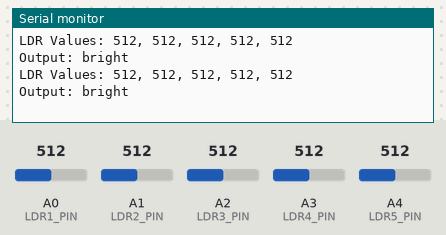
Recording of a sketch running on a simulated Arduino Uno, built with avr-gcc and run on an emulated ATmega328P. Shown: the last lines printed to the serial monitor. Inputs (shaded band) come from the test bench; at power-on: A0 (LDR1_PIN) = 512, A1 (LDR2_PIN) = 512, A2 (LDR3_PIN) = 512, A3 (LDR4_PIN) = 512, A4 (LDR5_PIN) = 512.

Above: at 1.8 s.
1.9 s: A0 (LDR1_PIN) set to 314
At 2.6 s:
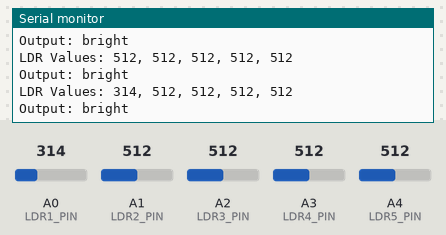
3.4 s: A0 (LDR1_PIN) set to 283
At 4.8 s:
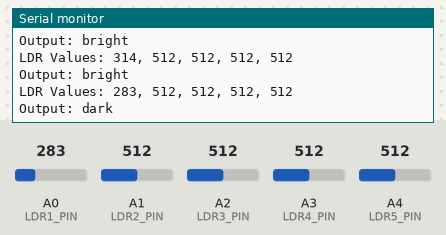
Timing chart, 0 to 6.4 s (numbered marks = the images above; inputs shaded):
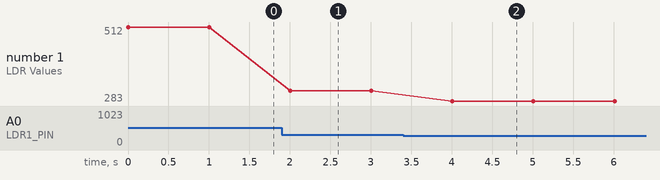

The sketch:

Simple_Fuzzy_Logic_Light_Sensing_Program.ino
```cpp
// LDR Pin Definitions
const int LDR1_PIN = A0;
const int LDR2_PIN = A1;
const int LDR3_PIN = A2;
const int LDR4_PIN = A3;
const int LDR5_PIN = A4;

// Membership Function Definitions
float darkMembership(float value) {
  if (value <= 300) {
    return 1.0;
  } else if (value > 300 && value < 500) {
    return (500 - value) / 200;
  } else {
    return 0.0;
  }
}

float brightMembership(float value) {
  if (value >= 200) {
    return 1.0;
  } else if (value > 0 && value < 200) {
    return value / 200;
  } else {
    return 0.0;
  }
}

// Fuzzy Rule Definition
bool isDark(float ldr1, float ldr2, float ldr3, float ldr4, float ldr5) {
  return (ldr1 <= 300 || ldr2 <= 300 || ldr3 <= 300 || ldr4 <= 300 || ldr5 <= 300);
}

void setup() {
  // Initialize Serial Communication
  Serial.begin(9600);
}

void loop() {
  // Read the sensor values
  int ldr1Value = analogRead(LDR1_PIN);
  int ldr2Value = analogRead(LDR2_PIN);
  int ldr3Value = analogRead(LDR3_PIN);
  int ldr4Value = analogRead(LDR4_PIN);
  int ldr5Value = analogRead(LDR5_PIN);

  // Calculate the membership values
  float ldr1Dark = darkMembership(ldr1Value);
  float ldr2Dark = darkMembership(ldr2Value);
  float ldr3Dark = darkMembership(ldr3Value);
  float ldr4Dark = darkMembership(ldr4Value);
  float ldr5Dark = darkMembership(ldr5Value);

  float ldr1Bright = brightMembership(ldr1Value);
  float ldr2Bright = brightMembership(ldr2Value);
  float ldr3Bright = brightMembership(ldr3Value);
  float ldr4Bright = brightMembership(ldr4Value);
  float ldr5Bright = brightMembership(ldr5Value);

  // Determine the output
  bool isOutputDark = isDark(ldr1Value, ldr2Value, ldr3Value, ldr4Value, ldr5Value);

  // Print the input and output values
  Serial.print("LDR Values: ");
  Serial.print(ldr1Value);
  Serial.print(", ");
  Serial.print(ldr2Value);
  Serial.print(", ");
  Serial.print(ldr3Value);
  Serial.print(", ");
  Serial.print(ldr4Value);
  Serial.print(", ");
  Serial.println(ldr5Value);

  Serial.print("Output: ");
  if (isOutputDark) {
    Serial.println("dark");
  } else {
    Serial.println("bright");
  }

  // Add any additional code or actions based on the output value

  // Delay before the next iteration
  delay(1000);
}
```

Measured:
- the behaviour switches between 301 and 300 on A0 (LDR1_PIN) (found by bisection; images 1 and 2)
- after the input at 1.9 s, the serial monitor: prints a new line after 0.10 s (image 1)
- after the input at 3.4 s, the serial monitor: prints a new line after 0.61 s (image 2)
- plotted number 1: 512 → 314 after the input at 1.9 s, 314 → 283 after the input at 3.4 s
